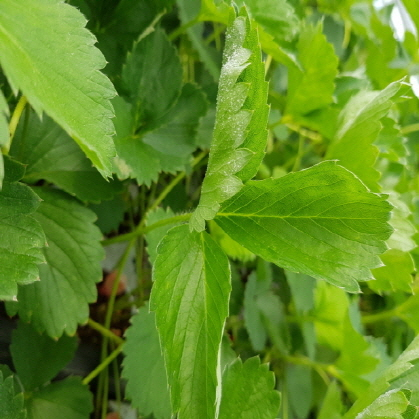
#> input picture dataset/train/powdery_mildew/powdery_mildew_leaf115.jpg, 419 x 419 px; its folder holds only this picture in this run
$ python train.py
#> lines starting #> are read from the running program, lines starting #| are printed output that depends on the picture
### model.py
from sklearn.ensemble import RandomForestClassifier
import joblib

def create_strawberry_model(num_classes=3):
    """
    Create a lightweight Random Forest classifier for strawberry disease detection
    """
    model = RandomForestClassifier(
        n_estimators=100,
        max_depth=20,
        random_state=42,
        n_jobs=-1,
        verbose=1
    )
    return model

### train.py
import cv2
import os
import numpy as np
from sklearn.preprocessing import LabelEncoder
import joblib
import sys
from model import create_strawberry_model

print("Starting lightweight training...", flush=True)

# Paths
train_path = "dataset/train"
classes = ["powdery_mildew", "Strawberry___Leaf_scorch", "Strawberry___healthy"]

# Extract features from images
X = []
y = []

print("Loading and processing images...", flush=True)
for class_idx, class_name in enumerate(classes):
    class_path = os.path.join(train_path, class_name)
    if not os.path.exists(class_path):
        print(f"Warning: {class_path} not found", flush=True)
        continue

    image_count = 0
    for img_name in os.listdir(class_path):
        img_path = os.path.join(class_path, img_name)
        if not os.path.isfile(img_path):
            continue

        try:
            # Read and resize image
            img = cv2.imread(img_path)
#> img is the input picture: shape (419, 419, 3); mean B, G, R 34.2, 138.4, 95.8
            if img is None:
                continue

            img = cv2.resize(img, (64, 64))
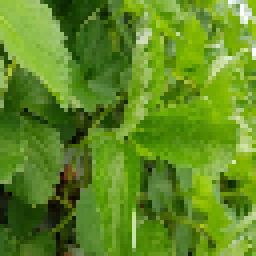
#> img: shape (64, 64, 3) (shown 4 times larger); mean B, G, R 34.4, 138.4, 95.8

            # Extract simple histogram features
            hist_b = cv2.calcHist([img], [0], None, [32], [0, 256])
#> hist_b = 32 values, max 1199 at index 0, min 0 at index 28, mean 128
            hist_g = cv2.calcHist([img], [1], None, [32], [0, 256])
#> hist_g = 32 values, max 339 at index 17, min 1 at index 30, mean 128
            hist_r = cv2.calcHist([img], [2], None, [32], [0, 256])
#> hist_r = 32 values, max 388 at index 10, min 1 at index 29, mean 128

            # Flatten and combine features
            features = np.concatenate([hist_b.flatten(), hist_g.flatten(), hist_r.flatten()])
#> features = 96 values, max 1199 at index 0, min 0 at index 28, mean 128

            X.append(features)
            y.append(class_idx)
            image_count += 1

            if image_count % 10 == 0:
                print(f"  Processed {image_count} images from {class_name}", flush=True)

        except Exception as e:
            print(f"  Error processing {img_path}: {e}", flush=True)
            continue

    print(f"Total images loaded from {class_name}: {image_count}", flush=True)

X = np.array(X)
y = np.array(y)

print(f"\nDataset shape: {X.shape}", flush=True)
#| Dataset shape: (1, 96)
print(f"Classes: {classes}", flush=True)

if X.shape[0] == 0:
    print("ERROR: No images found! Make sure images are in dataset/train/", flush=True)
    sys.exit(1)

print("\nCreating and training model...", flush=True)
model = create_strawberry_model()

print("Fitting model...", flush=True)
model.fit(X, y)

print("Saving model...", flush=True)
joblib.dump(model, "model_strawberry.pkl")
joblib.dump(classes, "classes.pkl")

print("Model saved successfully ✅", flush=True)
print(f"Training complete! Model saved to model_strawberry.pkl")
